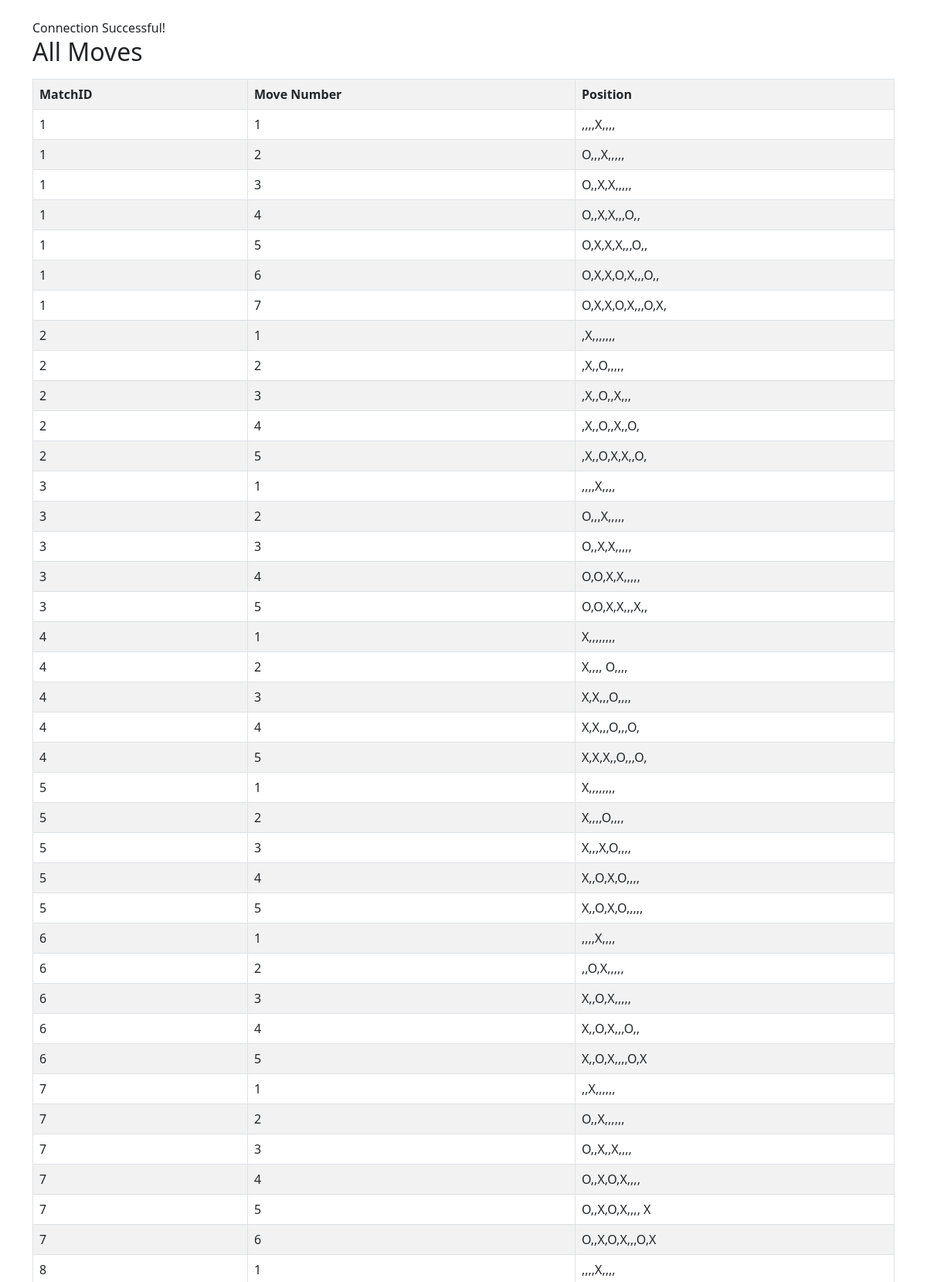
The page /CPSC2221_final/queries/display_moves.php (upper part) on the database its author committed.
### tables this page shows
CREATE TABLE Move_MadeIn (
    MatchID INT,
    Move_Number INT,
    Position VARCHAR(20),
    PRIMARY KEY (MatchID, Move_Number),
    FOREIGN KEY (MatchID) REFERENCES Match_Contained(MatchID)
        ON DELETE CASCADE
        ON UPDATE CASCADE
);

### CPSC2221_final/queries/display_moves.php (the view, shortened to what this page needs)
<?php
$servername = "localhost";
$username   = "root";
$password   = "";
$database   = "tictactoe";
$conn = new mysqli($servername, $username, $password, $database);
if ($conn->connect_error) {
	die("Connection failed: " . $conn->connect_error);
} else {
	echo "<link rel='stylesheet' href='https://cdn.jsdelivr.net/npm/bootstrap@5.3.0/dist/css/bootstrap.min.css'>";
	echo "<div class='container mt-4'>";
	echo "Connection Successful! <br>";
}
$query = "SELECT MatchID, Move_Number, Position
          FROM Move_MadeIn
          ORDER BY MatchID, Move_Number";
$result = $conn->query($query);
echo "<h2>All Moves</h2>";
if ($result->num_rows > 0) {
	echo "<table class='table table-bordered table-striped mt-3'>";
	echo "<tr><th>MatchID</th><th>Move Number</th><th>Position</th></tr>";
	while ($row = $result->fetch_assoc()) {
		echo "<tr>
			<td>" . $row["MatchID"] . "</td>
			<td>" . $row["Move_Number"] . "</td>
			<td>" . $row["Position"] . "</td>
		</tr>";
	}
	echo "</table>";
} else {
	echo "No moves found.";
}
echo "</div><br><a class='btn btn-secondary' href='../index.php'>Main Menu</a>";
?>

### rows shown on the page
move_madein: MatchID "1", Move_Number "1", Position ",,,,X,,,,"
move_madein: MatchID "1", Move_Number "2", Position "O,,,X,,,,,"
move_madein: MatchID "1", Move_Number "3", Position "O,,X,X,,,,,"
move_madein: MatchID "1", Move_Number "4", Position "O,,X,X,,,O,,"
move_madein: MatchID "1", Move_Number "5", Position "O,X,X,X,,,O,,"
move_madein: MatchID "1", Move_Number "6", Position "O,X,X,O,X,,,O,,"
move_madein: MatchID "1", Move_Number "7", Position "O,X,X,O,X,,,O,X,"
move_madein: MatchID "2", Move_Number "1", Position ",X,,,,,,,"
move_madein: MatchID "2", Move_Number "2", Position ",X,,O,,,,,"
move_madein: MatchID "2", Move_Number "3", Position ",X,,O,,X,,,"
move_madein: MatchID "2", Move_Number "4", Position ",X,,O,,X,,O,"
move_madein: MatchID "2", Move_Number "5", Position ",X,,O,X,X,,O,"
move_madein: MatchID "3", Move_Number "1", Position ",,,,X,,,,"
move_madein: MatchID "3", Move_Number "2", Position "O,,,X,,,,,"
move_madein: MatchID "3", Move_Number "3", Position "O,,X,X,,,,,"
move_madein: MatchID "3", Move_Number "4", Position "O,O,X,X,,,,,"
move_madein: MatchID "3", Move_Number "5", Position "O,O,X,X,,,X,,"
move_madein: MatchID "4", Move_Number "1", Position "X,,,,,,,,"
move_madein: MatchID "4", Move_Number "2", Position "X,,,, O,,,,"
move_madein: MatchID "4", Move_Number "3", Position "X,X,,,O,,,,"
move_madein: MatchID "4", Move_Number "4", Position "X,X,,,O,,,O,"
move_madein: MatchID "4", Move_Number "5", Position "X,X,X,,O,,,O,"
move_madein: MatchID "5", Move_Number "1", Position "X,,,,,,,,"
move_madein: MatchID "5", Move_Number "2", Position "X,,,,O,,,,"
move_madein: MatchID "5", Move_Number "3", Position "X,,,X,O,,,,"
move_madein: MatchID "5", Move_Number "4", Position "X,,O,X,O,,,,"
move_madein: MatchID "5", Move_Number "5", Position "X,,O,X,O,,,,,"
move_madein: MatchID "6", Move_Number "1", Position ",,,,X,,,,"
move_madein: MatchID "6", Move_Number "2", Position ",,O,X,,,,,"
move_madein: MatchID "6", Move_Number "3", Position "X,,O,X,,,,,"
move_madein: MatchID "6", Move_Number "4", Position "X,,O,X,,,O,,"
move_madein: MatchID "6", Move_Number "5", Position "X,,O,X,,,,O,X"
move_madein: MatchID "7", Move_Number "1", Position ",,X,,,,,,"
move_madein: MatchID "7", Move_Number "2", Position "O,,X,,,,,,"
move_madein: MatchID "7", Move_Number "3", Position "O,,X,,X,,,,"
move_madein: MatchID "7", Move_Number "4", Position "O,,X,O,X,,,,"
move_madein: MatchID "7", Move_Number "5", Position "O,,X,O,X,,,, X"
move_madein: MatchID "7", Move_Number "6", Position "O,,X,O,X,,,O,X"
move_madein: MatchID "8", Move_Number "1", Position ",,,,X,,,,"
